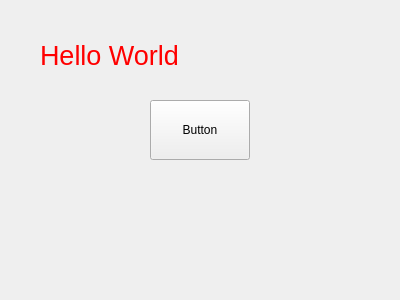
<?xml version="1.0" encoding="UTF-8"?>
<ui version="4.0">
 <class>MainWindow</class>
 <widget class="QMainWindow" name="MainWindow">
  <property name="geometry">
   <rect>
    <x>0</x>
    <y>0</y>
    <width>400</width>
    <height>300</height>
   </rect>
  </property>
  <property name="windowTitle">
   <string>MainWindow</string>
  </property>
  <widget class="QWidget" name="centralWidget">
   <widget class="QPushButton" name="pushButton">
    <property name="geometry">
     <rect>
      <x>150</x>
      <y>100</y>
      <width>100</width>
      <height>60</height>
     </rect>
    </property>
    <property name="minimumSize">
     <size>
      <width>100</width>
      <height>60</height>
     </size>
    </property>
    <property name="text">
     <string>Button</string>
    </property>
   </widget>
   <widget class="QLabel" name="label">
    <property name="geometry">
     <rect>
      <x>40</x>
      <y>30</y>
      <width>200</width>
      <height>50</height>
     </rect>
    </property>
    <property name="minimumSize">
     <size>
      <width>200</width>
      <height>40</height>
     </size>
    </property>
    <property name="styleSheet">
     <string notr="true">#label {
	color: red;
	font: 20pt;
}</string>
    </property>
    <property name="text">
     <string>Hello World</string>
    </property>
   </widget>
  </widget>
 </widget>
 <layoutdefault spacing="6" margin="11"/>
 <resources/>
 <connections/>
</ui>
